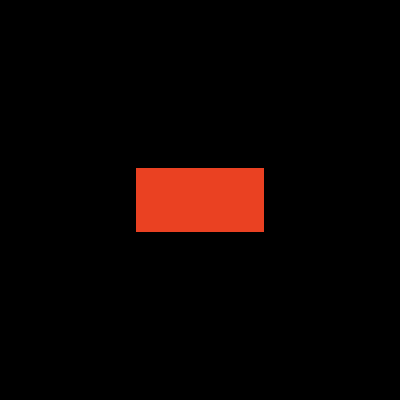
Frame 1 (no input)
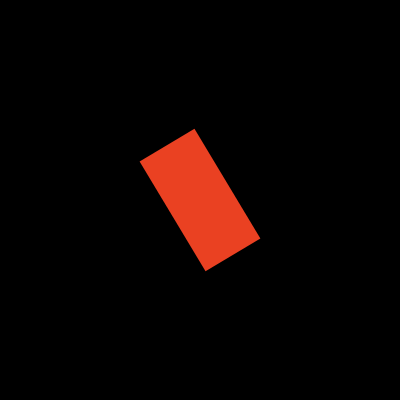
Frame 60 (no input)
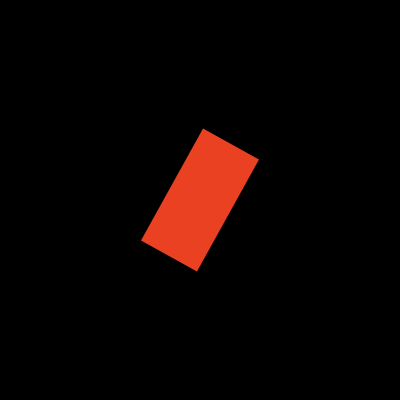
Frame 120 (the mouse pressed at the canvas centre since frame 60)

The p5.js sketch that drew these frames (run headless with seeded random() and noise() and a simulated clock; from frame 60 on, the mouse is pressed at the canvas centre):

// p5.js sketch
// ── sketch.js
let angle = 0


function setup(){
    createCanvas(400,400)
    angleMode(DEGREES)
}


function draw(){
    background(0)
    noStroke()
    fill(234,65,34)
    rectMode(CENTER)
    translate(200,200)
    rotate(angle)
    rect(0,0,128,64)
    // ellipse(mouseX, mouseY, 25)
    angle += 1

}
